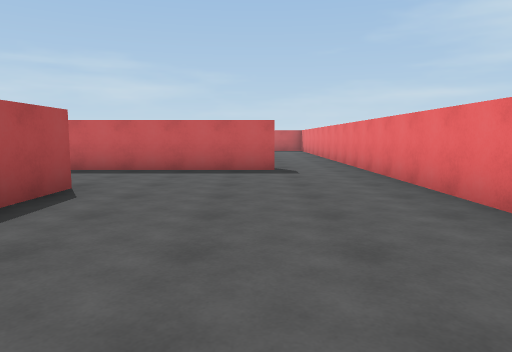
[1] (above)

24 first-person views from a walk through a 3-D level made in the Unity game engine. The camera is 1.3 m above the floor, tilts 6° down and sees 70° across. The floor is counted in squares, 2 m on a side. Each view is taken from the middle of a square. On the plan, view 1 faces up. The plan holds only what a view shows up to about 11 squares ahead; the rest is blank. The place goes on beyond the plan. Surface patterns are stand-ins for the level's own textures.

[2]
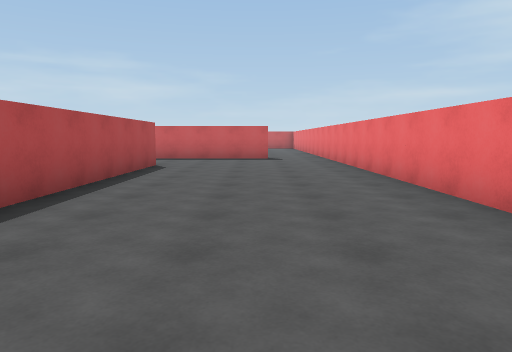

[3]
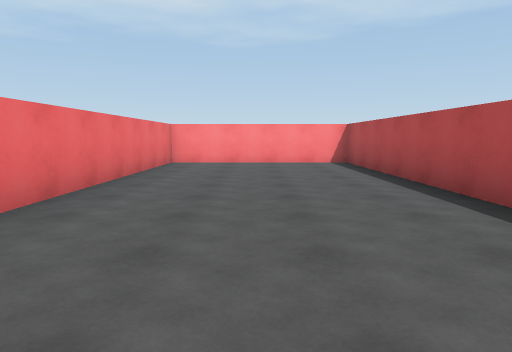

[4]
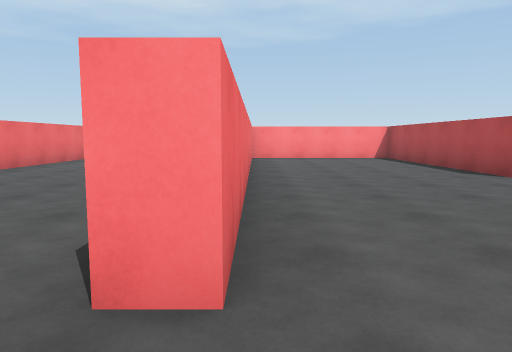

[5]
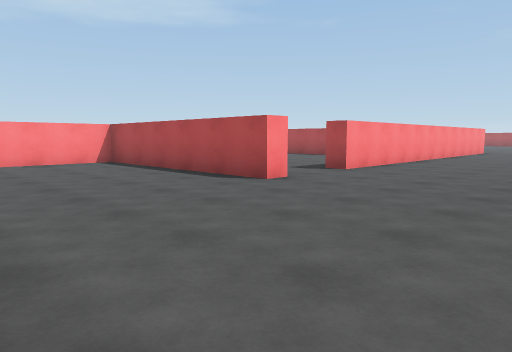

[6]
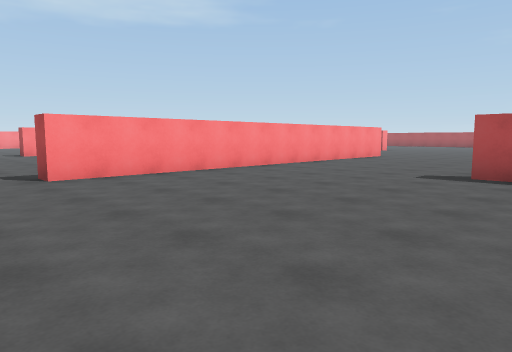

[7]
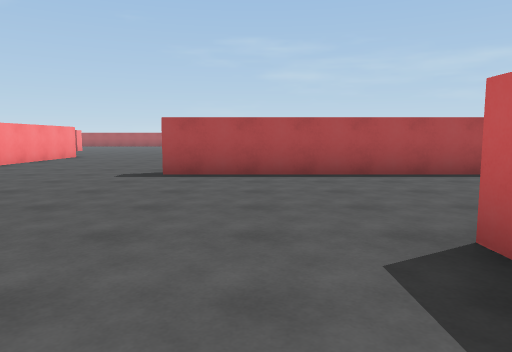

[8]
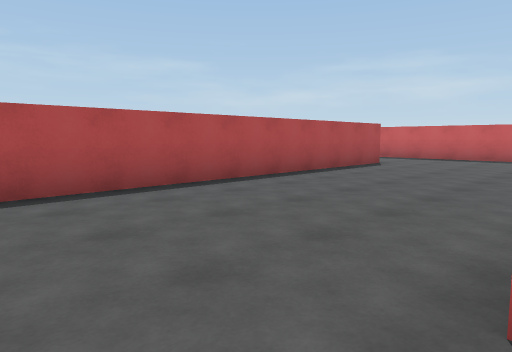

[9]
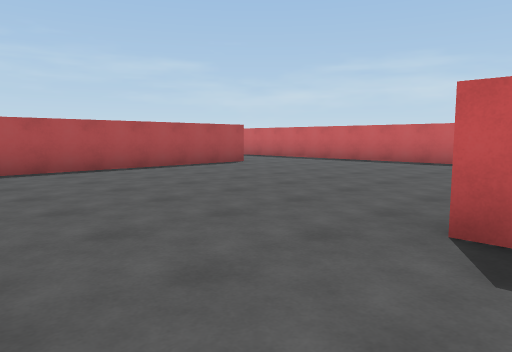

[10]
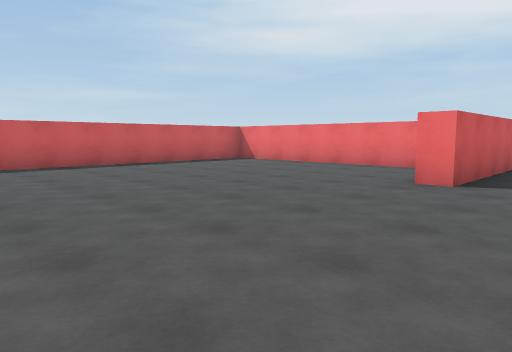

[11]
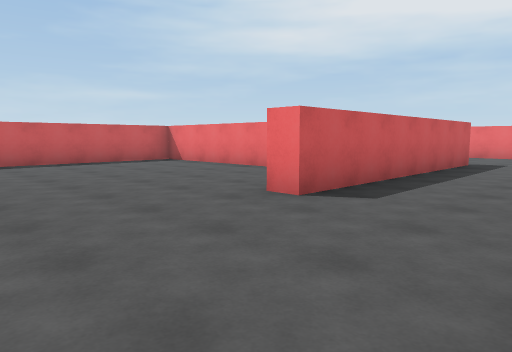

[12]
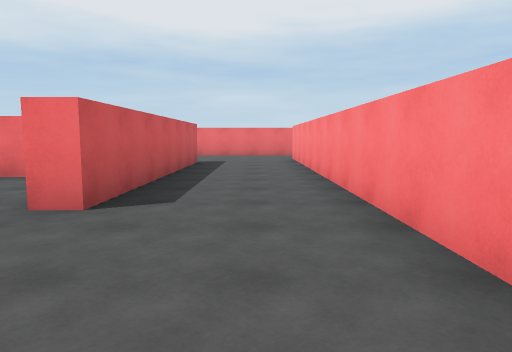

[13]
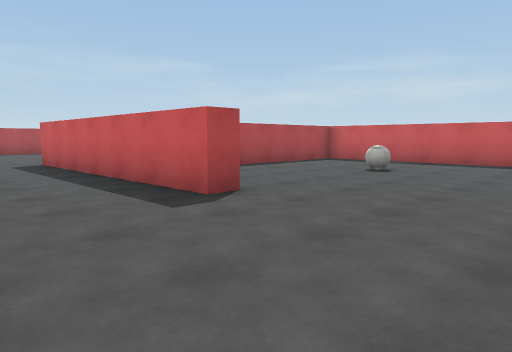

[14]
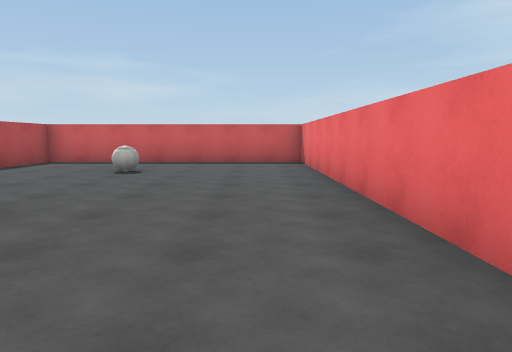

[15]
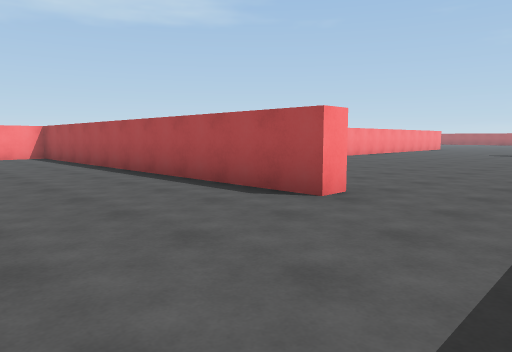

[16]
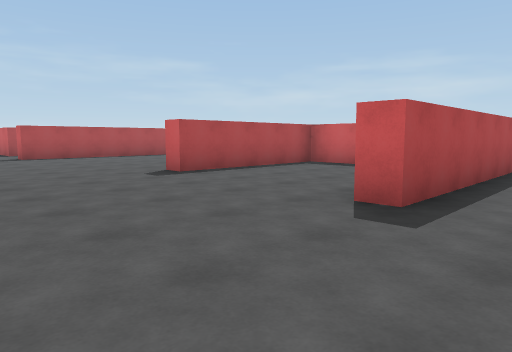

[17]
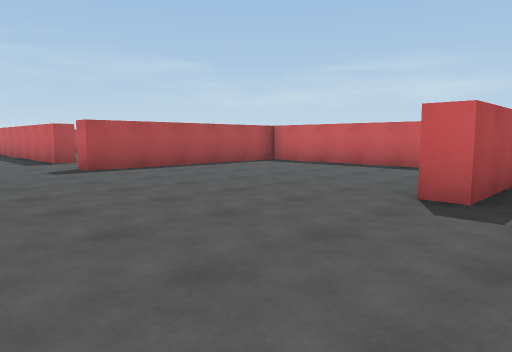

[18]
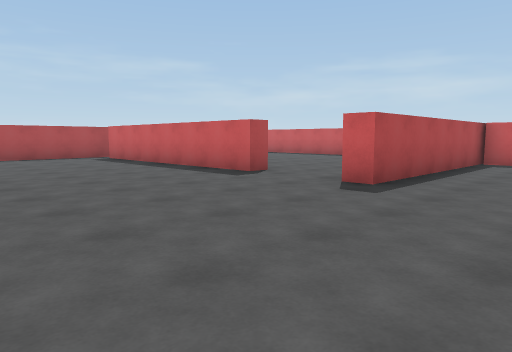

[19]
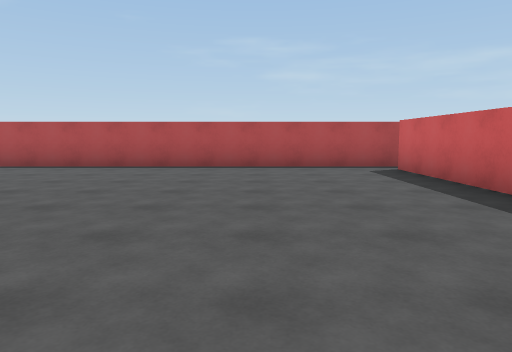

[20]
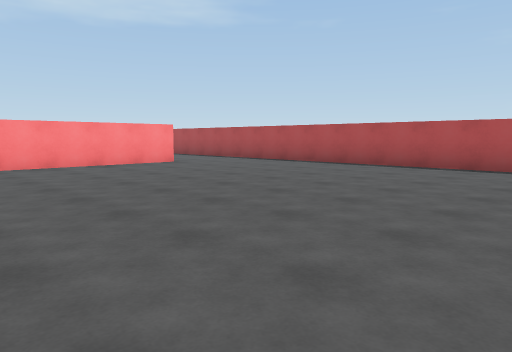

[21]
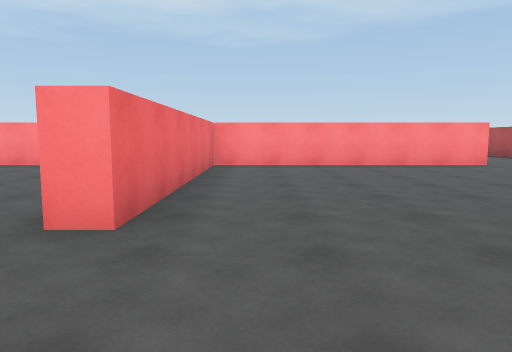

[22]
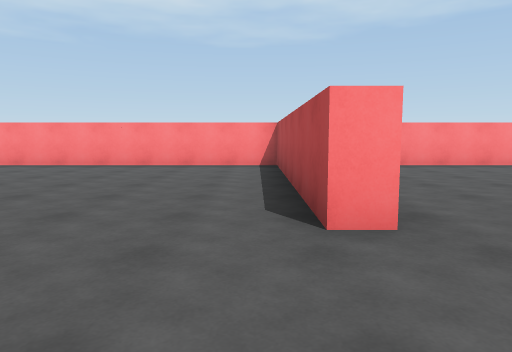

[23]
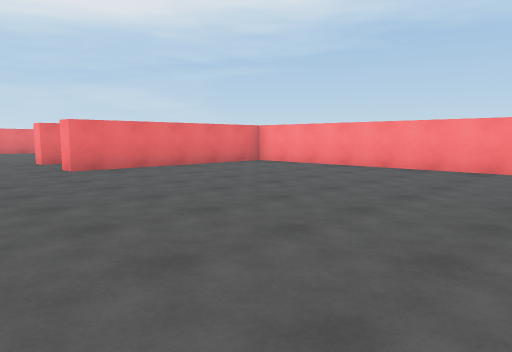

[24]
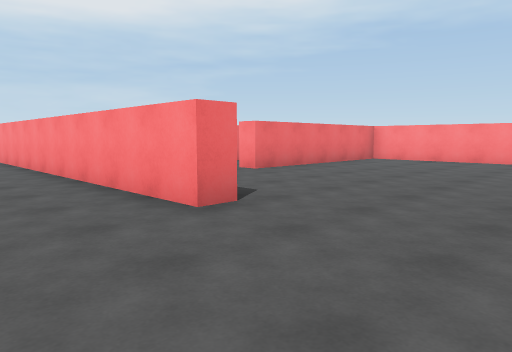

### Floor plan
Points are (right, up) in squares from view 1. A wall is a line through its corners. A room is listed if a view was taken in it or the views show most of it. See-through windows are left out.
Room 1 (views 1, 2, 3)
walls: (-2.4, 4.7) (-2.4, -5.6) (2.2, -5.6) (2.2, 6.5); (0.4, 7.4) (-1.6, 7.4)
ways out: opening at (-2, 5.5) to room 2; opening at (1.5, 7) to room 2
Room 2 (views 4, 5, 6, 7, 8, 9, 10, 11, 12, 13, 14, 15, 16, 17, 18, 19, 20, 21, 22, 23, 24)
walls: (-20.2, -0.5) (-20.2, 0) (-9.6, 0); (-17.6, 9.1) (-19, 9.1) (-19, 4.9) (-19.5, 4.9); (-21, 9.1) (-25.4, 9.1); (-9.5, 7.9) (0, 7.9); (-28.1, 4.5) (-28.1, 3.9) (-34.6, 3.9); (-25.4, 9.5) (-25.4, 3.7) (-26, 3.7); (-7.2, 0) (-7.2, -5.6) (-4.6, -5.6); (-14.4, 15) (-14.4, 4.4) (-15, 4.4); (-2.9, -3.6) (-2.9, 4.7) (-2.4, 4.7); (-5, 12.1) (-5, 17.7) (-14, 17.7); (-1.6, 7.4) (-3.8, 7.4); (-35.2, 4.2) (-35.2, -7.5); (-32.5, -8.6) (-26, -8.6) (-26, -2.5) (-25.4, -2.5) (-25.4, -8.6) (-17.6, -8.6) (-17.6, -3.4); (-1.3, 11.1) (-1.3, 10.5) (-7.8, 10.5) (-7.8, 11.1); (2.2, 6.5) (2.2, 17.7) (-4.5, 17.7) (-4.5, 13.9)
ways out: opening at (-2, 5.5) to room 1; opening at (1.5, 7) to room 1; opening at (-35, 4); opening at (-27.5, 4); opening at (-17, -2); opening at (-8.5, 0)
objects: ball (-1, 15)

Positions as (right, up) in squares from view 1, and headings:
1: (0, 0), facing up
2: (0, -4), facing up
3: (0, 4), facing down
4: (-3, 6), facing down
5: (-3, 4), facing down-left
6: (-8, 6), facing down-left
7: (-8, 6), facing left
8: (-10, 6), facing up-left
9: (-7, 8), facing up-left
10: (-13, 9), facing up-right
11: (-11, 8), facing up-right
12: (-11, 9), facing right
13: (2, 8), facing up-left
14: (1, 8), facing up
15: (1, 7), facing down-left
16: (-13, 1), facing up-left
17: (-18, 1), facing up-left
18: (-23, -1), facing up-left
19: (-27, 1), facing left
20: (-27, 0), facing down-left
21: (-27, 0), facing down
22: (-25, 0), facing down
23: (-25, -1), facing down-right
24: (-23, 2), facing down-right
